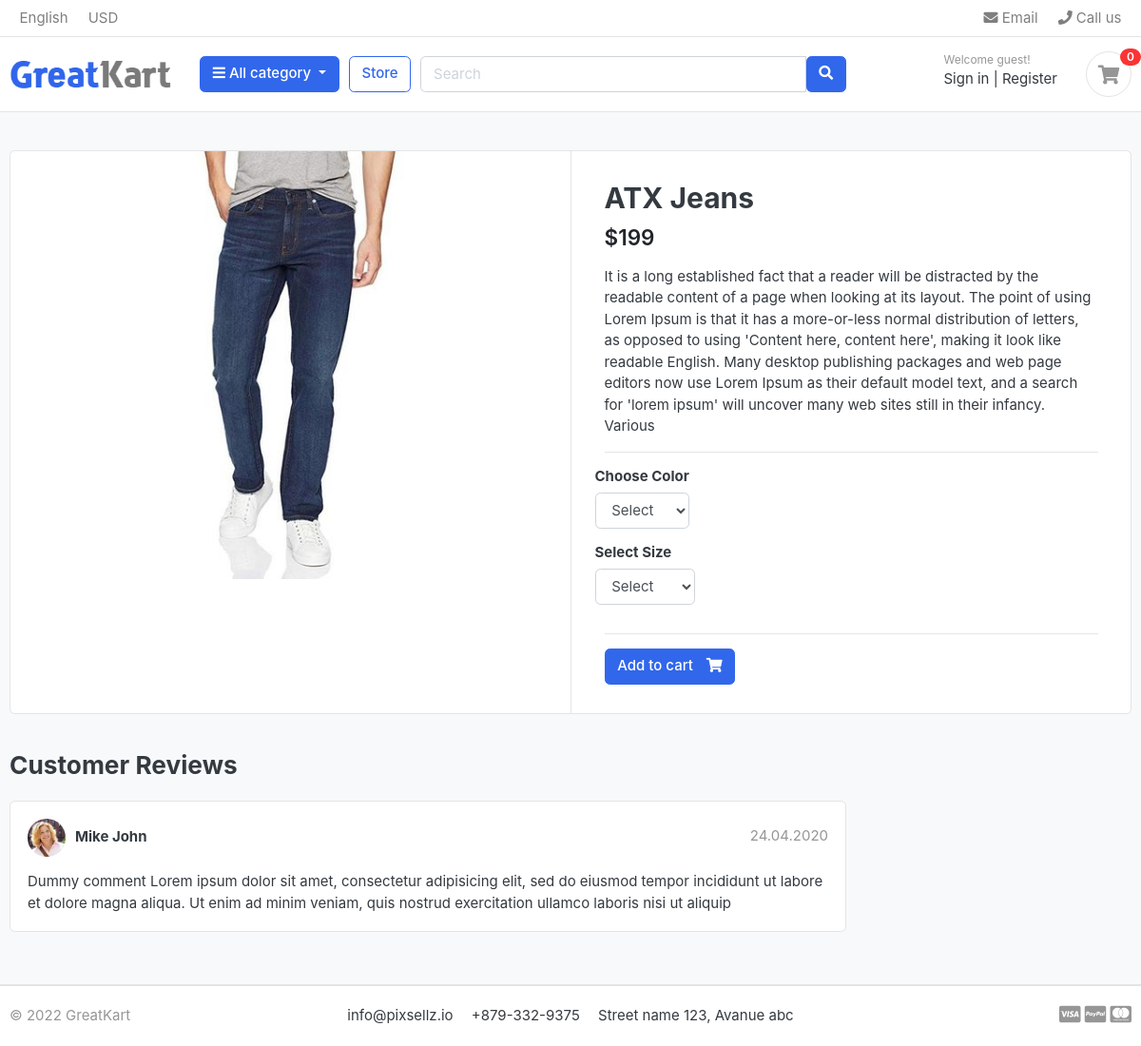
Page /store/jeans/atx-jeans/ on the committed database.
### Store/models.py (models this page shows, shortened)
class Product(models.Model):
    product_name = models.CharField(max_length=100,unique=True)
    p_slug = models.SlugField(max_length=100,unique=True)
    description = models.TextField(max_length=500)
    pro_images = models.ImageField(upload_to='photo/Products/')
    price = models.IntegerField()
    stock = models.IntegerField()
    is_available = models.BooleanField(default=True)
    category = models.ForeignKey(Category,on_delete=models.CASCADE)
    created_date = models.DateTimeField(auto_now_add=True)
    modified_date = models.DateTimeField(auto_now=True)

### Store/views.py (the view)
# urls.py: path("<slug:category_slug>/<slug:product_slug>/",views.product_detail,name='product-detail')
def product_detail(request,category_slug,product_slug):
    try:
        single_product = Product.objects.get(category__slug=category_slug,p_slug=product_slug)
        cart_item = CartItem.objects.filter(cart__cart_id=_cart_id(request),product=single_product).exists()
    except Exception as Error:
        raise Error
    context = {
        'single_product':single_product,
        'cart_item':cart_item
    }
    return render(request,'Store/product_detail.html',context)

### Cart/context_processor.py (called while the page is built)
def cartitem_count(request):
    cart_count = 0
    if 'admin' in request.path:
        return {}
    else:
        try:
            cart = Cart.objects.filter(cart_id=_cart_id(request))
            cart_items = CartItem.objects.all().filter(cart=cart[:1])
            for cart_item in cart_items:
                cart_count += cart_item.quantity
        except Cart.DoesNotExist:
            cart_count = 0
    return {
        "item_count":cart_count
    }

### Cart/views.py (called while the page is built)
def _cart_id(request):  # Session key
    cart =request.session.session_key
    if not cart:
        cart = request.session.create()
    return cart

### Category/context_processors.py (called while the page is built)
def category_renderer(request):
    return {
        'all_categories': Category.objects.all()
    }

### Category/models.py (called while the page is built)
    def __str__(self):
        return f"{self.category_name}"

### Store/models.py (called while the page is built)
    def colors(self):
        return super(VariationManager,self).filter(variation_category='color',is_active=True)

    def sizes(self):
        return super(VariationManager,self).filter(variation_category='size')

### templates/Store/product_detail.html (shortened to what this page needs)
{% extends 'base.html' %}
{% block 'content' %}
{% load static %}
<section class="section-content padding-y bg">
    <div class="container">
    <div class="card">
        <div class="row no-gutters">
            <aside class="col-md-6">
    <article class="gallery-wrap">
        <div class="img-big-wrap">
           <a href="#"><img src="{{ single_product.pro_images.url }}"></a>
        </div>
    </article>
            </aside>
            <main class="col-md-6 border-left">
    <form action="{% url 'add-to-cart' single_product.id %}" method ="POST">
        <article class="content-body">
        <h2 class="title">{{ single_product.product_name }}</h2>
        <div class="mb-3">
            <var class="price h4">${{ single_product.price }}</var>
        </div>
        <p> {{ single_product.description }} </p>
        <hr>
            <div class="row">
                <div class="item-option-select">
                    <h6>Choose Color</h6>
                    <select name="color" class='form-control' required>
                      <option value="" disabled selected>Select</option>
                    </select>
                </div>
            </div>
            <div class="row">
                <div class="item-option-select">
                    <h6>Select Size</h6>
                    <select name="size" class='form-control' >
                      <option value="" disabled selected>Select</option>
                    </select>
                </div>
            </div>
            <hr>
            {% if single_product.stock <= 0 %}
              <h4 class='text-danger'> <strong>Out of Stock</strong>    </h4>
            {% else %}
                  <button type="submit" class="btn  btn-primary"> <span class="text">Add to cart</span> <i class="fas fa-shopping-cart"></i>  </button>
            {% endif %}
        </article>
      </form>
            </main>
        </div>
    </div>
    <br>
    <div class="row">
                <div class="col-md-9">
        <header class="section-heading">
            <h3>Customer Reviews </h3>
        </header>
        <article class="box mb-3">
            <div class="icontext w-100">
                <img src="{% static './images/avatars/avatar1.jpg' %}" class="img-xs icon rounded-circle">
                <div class="text">
                    <span class="date text-muted float-md-right">24.04.2020 </span>
                    <h6 class="mb-1">Mike John </h6>
                </div>
            </div>
            <div class="mt-3">
                <p>
                    Dummy comment Lorem ipsum dolor sit amet, consectetur adipisicing elit, sed do eiusmod
                    tempor incididunt ut labore et dolore magna aliqua. Ut enim ad minim veniam,
                    quis nostrud exercitation ullamco laboris nisi ut aliquip
                </p>
            </div>
        </article>
        </div>
    </div>
    </div>
    </section>
{% endblock 'content' %}

### greatKart/static/css/ui.css (style rules this page uses)
html { font-family: "Inter", sans-serif; font-size: 15px; }
.content-body { flex: 1 1 auto; padding: 2rem 2.3rem; }
.img-xs, .img-sm, .img-md, .img-lg { -o-object-fit: cover; object-fit: cover; flex-shrink: 0; flex-grow: 0; }
.img-xs { width: 40px; height: 40px; }
.padding-y { padding-top: 40px; padding-bottom: 40px; }
var { font-style: normal; }
article:after, .form-group:after { display: block; clear: both; content: ""; }
.bg { background-color: #f8f9fa; }
.section-heading { margin-bottom: 20px; margin-top: 15px; }
p:last-child { margin-bottom: 0; }
.btn .text + i { margin-left: 10px; }
.icontext { display: inline-flex; align-items: center; vertical-align: middle; }
.icontext .text { width: 100%; line-height: 1.2; }
.icontext .icon { position: relative; margin-right: 10px; flex-shrink: 0; flex-grow: 0; }
.price { font-weight: 600; color: #212529; }
.box { padding: 18px; background: #fff; border-radius: 0.37rem; border: 1px solid #e4e4e4; }
.box img { max-width: 100%; }
.gallery-wrap .img-big-wrap { margin-bottom: 10px; border-radius: 0.37rem; overflow: hidden; background-color: #fff; }
.gallery-wrap .img-big-wrap a { text-align: center; display: block; }
.gallery-wrap .img-big-wrap img { height: 450px; width: auto; display: inline-block; }
.item-option-select { margin-bottom: 1rem; display: inline-block; margin-right: 15px; }

### rows in the picture
Product: pro_images (picture), product_name "ATX Jeans", price "199", description "It is a long established fact that a reader will be distracted by the readable content of a page when looking at its layout. The point of using Lorem Ipsum is that it has a more-or-less normal distribution of letters, as opposed to using 'Content here, content here', making it look like readable English. Many desktop publishing packages and web page editors now use Lorem Ipsum as their default model text, and a search for 'lorem ipsum' will uncover many web sites still in their infancy. Various"

### other values in the picture
{{ item_count }} "0"
